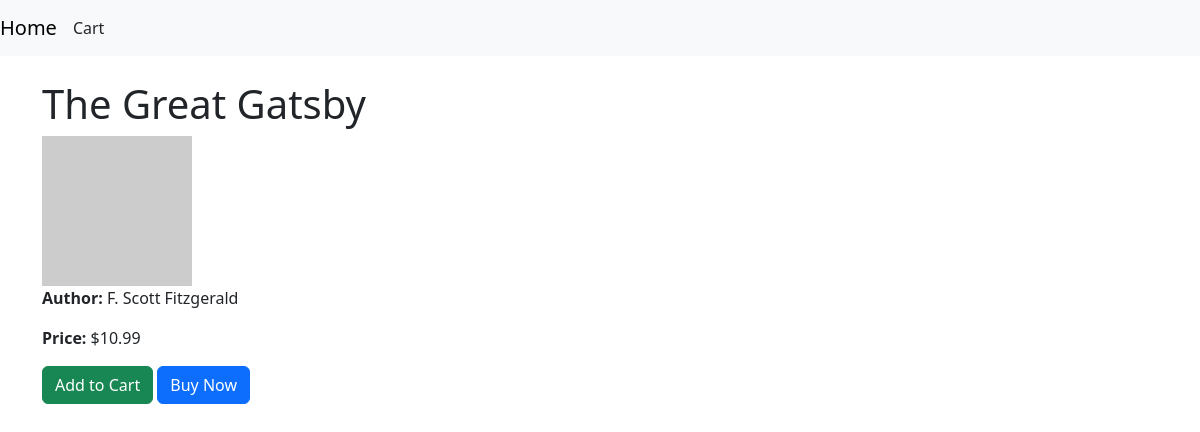
Page /books/1/ on the committed database.
### books/models.py (models this page shows, shortened)
class Book(models.Model):
    title = models.CharField(max_length=200)
    author = models.CharField(max_length=100)
    price = models.DecimalField(max_digits=6, decimal_places=2)

### books/views.py (the view)
# urls.py: path('books/<int:pk>/', BookDetailView.as_view(), name='book_detail'),
class BookDetailView(DetailView):
    model = Book
    template_name = 'books/book_detail.html'

### books/templates/books/book_detail.html (shortened to what this page needs)
{% extends 'books/base.html' %}
{% block content %}
<div class="container mt-4">
    <h1>{{ object.title }}</h1>
    <img src="{{ object.image.url|default:'https://via.placeholder.com/150' }}" class="img-fluid" alt="{{ object.title }}">
    <p><strong>Author:</strong> {{ object.author }}</p>
    <p><strong>Price:</strong> ${{ object.price }}</p>
    <a href="{% url 'add_to_cart' object.id %}" class="btn btn-success">Add to Cart</a>
    <a href="{% url 'buy_book' object.id %}" class="btn btn-primary">Buy Now</a>
</div>
{% endblock %}

### rows in the picture
Book: title "The Great Gatsby", author "F. Scott Fitzgerald", price "10.99"
